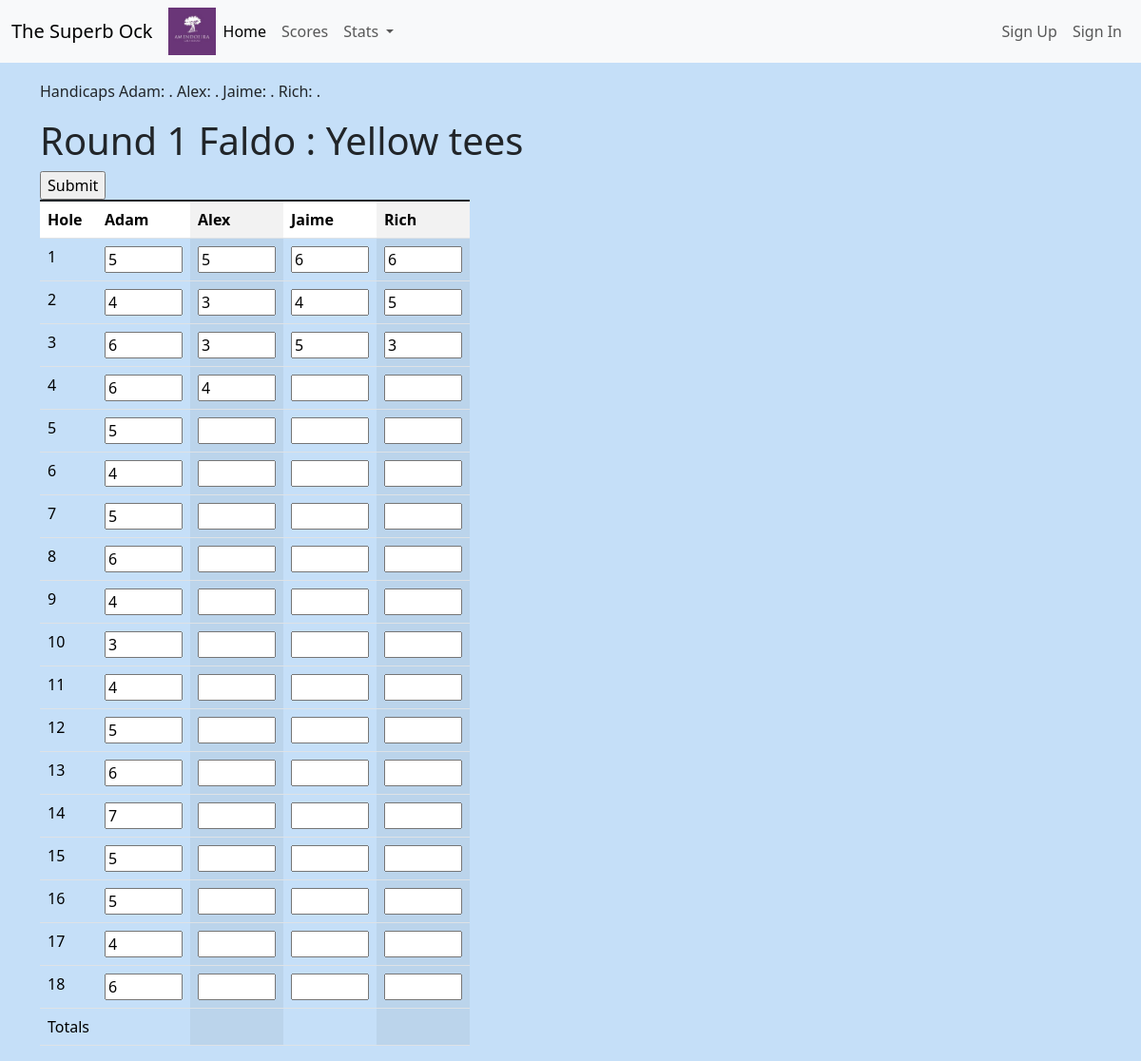
/scoring/1/, run on the app's committed database.
### courses/models.py (models this page shows, shortened)
class Round(models.Model):
    course = models.CharField(max_length=10)
    tees = models.CharField(max_length=7)
    round_number = models.IntegerField(default=1)
    def __str__(self) -> str:
        return 'Round ' + str(self.round_number) + ' ' + str(self.course) + ' : ' + str(self.tees) + ' tees'

class Scoring(models.Model):
    round_number = models.ForeignKey(Round,on_delete=models.CASCADE)
    hole = models.ForeignKey(Hole,on_delete=models.CASCADE)
    adam = models.IntegerField(null=True,blank=True)
    alex = models.IntegerField(null=True,blank=True)
    jaime = models.IntegerField(null=True,blank=True)
    rich = models.IntegerField(null=True,blank=True)
    adam_stable = models.IntegerField(null=True,blank=True)
    alex_stable = models.IntegerField(null=True,blank=True)
    jaime_stable = models.IntegerField(null=True,blank=True)
    rich_stable = models.IntegerField(null=True,blank=True)
    adam_to_par = models.IntegerField(null=True,blank=True)
    alex_to_par = models.IntegerField(null=True,blank=True)
    jaime_to_par = models.IntegerField(null=True,blank=True)
    rich_to_par = models.IntegerField(null=True,blank=True)
    sandies = models.CharField(max_length=10,default='')

class Hole(models.Model):
    course = models.CharField(max_length=10)
    tees = models.CharField(max_length=7)
    hole = models.IntegerField(default=1)
    yards = models.IntegerField(default=200)
    par = models.IntegerField(default=4)
    stroke_index = models.IntegerField(default=1)
    slope_rating = models.IntegerField(default=113)

### courses/views.py (the view)
# urls.py: path('scoring/<int:round_number>/', views.scoringview,name='scoringview'),
def scoringview(request, round_number):
    round = Round.objects.all()[round_number-1]
    data = Scoring.objects.filter(round_number=round)
    return render(request, 'courses/scoringview.html', {'card': data, 'round': round })

### courses/templates/courses/scoringview.html (shortened to what this page needs)
{% extends 'courses/base.html' %}
{% block content%}
<div class="container">
  <p>Handicaps Adam: {{handicap.adam_handicap}}.
    Alex: {{handicap.alex_handicap}}.
    Jaime: {{handicap.jaime_handicap}}.
    Rich: {{handicap.rich_handicap}}. </p>
  {% load static %}
  <h1>{{round}}</h1>
  <div class="row">
    <div class="col-5">
      <form action="{% url 'edit_score' %}" method="POST">{% csrf_token %}
      <td><input type="submit" value="Submit"></td>
<table class="table table-hover table-group-divider table-striped-columns table-responsive">
  <thead>
  <tr>
      <th>Hole</th>
      <th>Adam</th>
      <th>Alex</th>
      <th>Jaime</th>
      <th>Rich</th>
    </tr>
  </thead>
  <tbody>
    {% for hole in card %}
    <tr>
      <td>{{ hole.hole.hole }}</td>
      <td><input type="text" name="adam" inputmode="numeric" pattern="[0-9]*" id="" size="3" value="{% if hole.adam %}{{hole.adam}}{% endif %}" min=1 oninput="this.value = Math.abs(this.value)"></td>
      <td><input type="text" name="alex" inputmode="numeric" pattern="[0-9]*" id="" size="3" value="{% if hole.alex %}{{hole.alex}}{% endif %}" min="1"></td>
      <td><input type="text" name="jaime" inputmode="numeric" pattern="[0-9]*" id="" size="3" value="{% if hole.jaime %}{{hole.jaime}}{% endif %}" min="1"></td>
      <td><input type="text" name="rich" inputmode="numeric" pattern="[0-9]*" id="" size="3" value="{% if hole.rich %}{{hole.rich}}{% endif %}" min="1"></td>
   </tr>
   {% endfor %}
   <tr>
    <td>Totals</td>
    <td>{{total.adam.total}}</td>
    <td>{{total.alex.total}}</td>
    <td>{{total.jaime.total}}</td>
    <td>{{total.rich.total}}</td>
   </tr>
  </tbody>
  </form>
  </div>
  </div>
</div>
{% endblock %}

### courses/static/courses/styles.css (style rules this page uses)
body { background-color: #C5DFF8; padding-top: 60px; }
table.table tr td { background-color:#C5DFF8; }

### data on the page
Round: round_number+course+tees "Round 1 Faldo : Yellow tees"
Scoring: hole.hole "1", adam "5", alex "5", jaime "6", rich "6"
Scoring: hole.hole "2", adam "4", alex "3", jaime "4", rich "5"
Scoring: hole.hole "3", adam "6", alex "3", jaime "5", rich "3"
Scoring: hole.hole "4", adam "6", alex "4"
Scoring: hole.hole "5", adam "5"
Scoring: hole.hole "6", adam "4"
Scoring: hole.hole "7", adam "5"
Scoring: hole.hole "8", adam "6"
Scoring: hole.hole "9", adam "4"
Scoring: hole.hole "10", adam "3"
Scoring: hole.hole "11", adam "4"
Scoring: hole.hole "12", adam "5"
Scoring: hole.hole "13", adam "6"
Scoring: hole.hole "14", adam "7"
Scoring: hole.hole "15", adam "5"
Scoring: hole.hole "16", adam "5"
Scoring: hole.hole "17", adam "4"
Scoring: hole.hole "18", adam "6"
